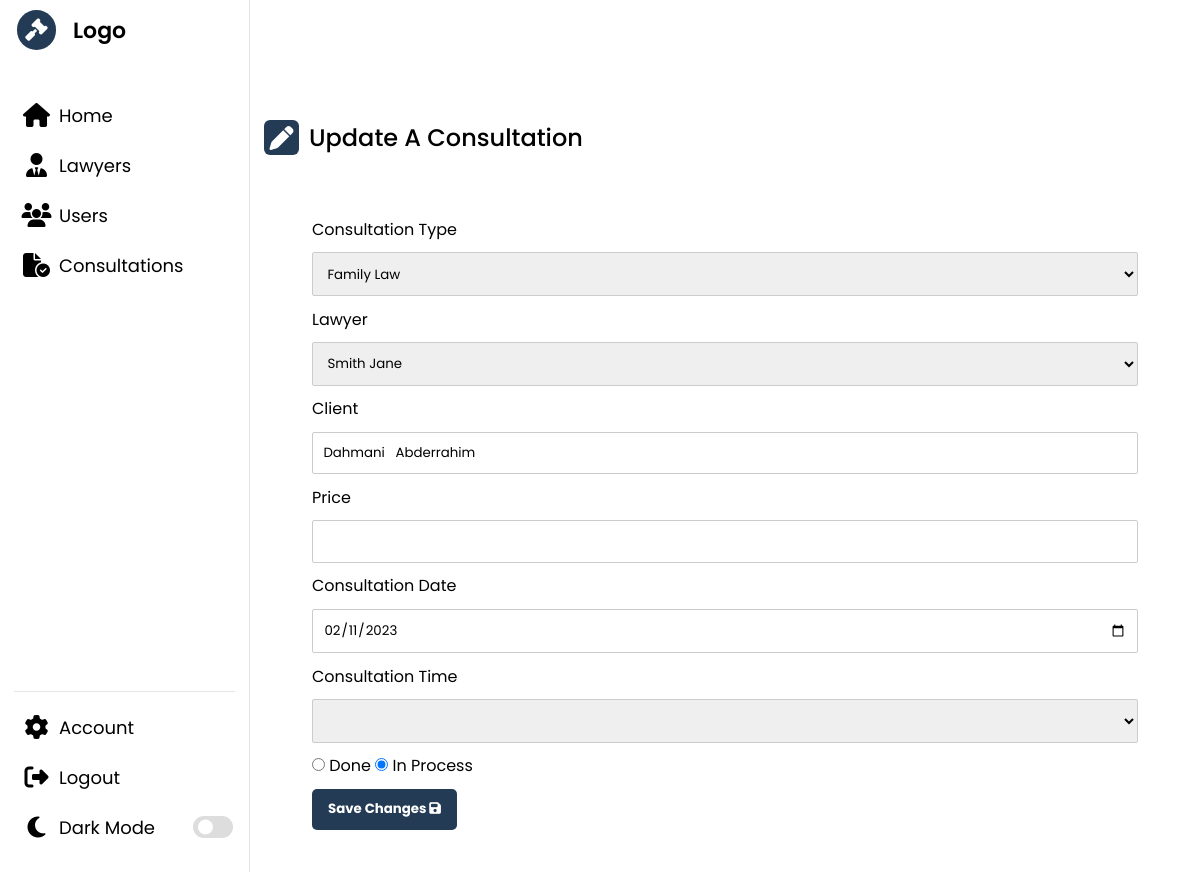
Page /admin/pages/consultation/update.php?idcon=4&idcli=2 (signed in) on the earlier database version.
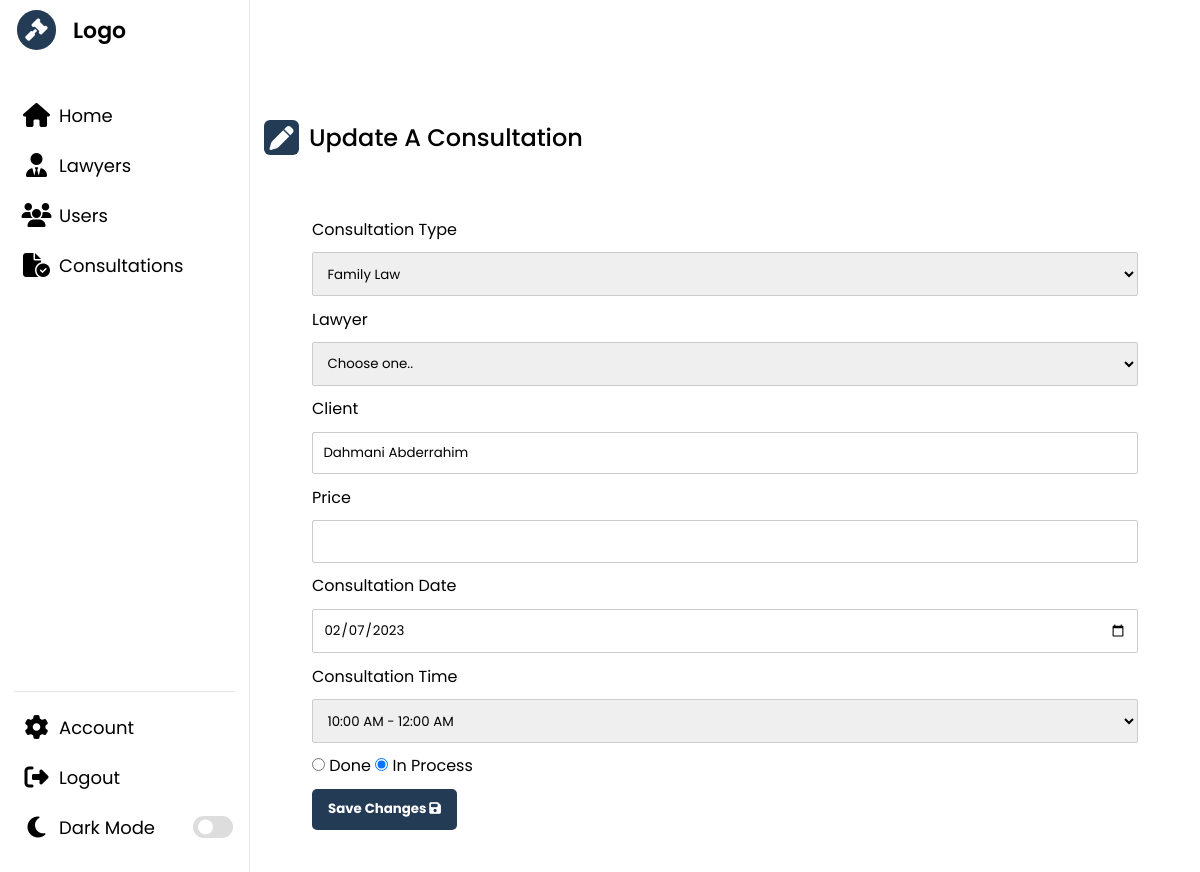
Same page on the later database version.
### tables this page shows
CREATE TABLE `avocat` (
  `idA` int(11) NOT NULL,
  `nomA` varchar(50) NOT NULL,
  `prenomA` varchar(50) NOT NULL,
  `specialite` varchar(50) NOT NULL,
  `photo` varchar(50) NOT NULL,
  `linkedin` varchar(50) NOT NULL,
  `mail` varchar(50) NOT NULL,
  `password` varchar(50) NOT NULL,
  `facebook` varchar(50) NOT NULL,
  `gender` varchar(50) NOT NULL
);

CREATE TABLE `consultationclient` (
  `idCon` int(11) NOT NULL,
  `idCli` int(11) NOT NULL,
  `isDone` tinyint(1) NOT NULL,
  `detail` text NOT NULL,
  `time` varchar(50) NOT NULL,
  `consultationDate` varchar(50) NOT NULL
);

### admin/pages/consultation/update.php (the view, shortened to what the changed rows need)
<!DOCTYPE html>
<html lang="en">
<head>
    <link rel="stylesheet" href="../../style.css" />
    <link rel="stylesheet" href="https://cdnjs.cloudflare.com/ajax/libs/font-awesome/6.2.1/css/all.min.css" />
</head>
<?php
if (isset($_SESSION['loggedAdmin']) && $_SESSION['loggedAdmin'] == true) {
?>
    <body>
        <?php
        include($_SERVER['DOCUMENT_ROOT'] . "/lawyerProject/admin/assets/headerA.php");
        ?>
        <section class="dashboard">
            <div class="dash-content">
                <div class="activity">
                    <div class="title">
                        <i class="fa-solid fa-pen"></i>
                        <span class="text">Update A Consultation</span>
                    </div>
                    <?php
                    if (isset($_GET['idcon']) && isset($_GET['idcli'])) {
                        $idcon = $_GET['idcon'];
                        $idcli = $_GET['idcli'];
                    }
                    ?>
                    <form action="https://localhost/lawyerProject/admin/pages/consultation/updateInfo.php?idcon=<?php echo $idcon; ?>&idcli=<?php echo $idcli; ?>" method="post" class="form">
                        <label>Consultation Type</label>
                        <select name="type" id="type">
                            <?php
                            $query = "select * from consultation where idC=$idcon";
                            $res = $conn->query($query);
                            $row = $res->fetch_assoc();
                            ?>
                            <option value="<?php echo $row['idC']; ?>"><?php echo $row['type']; ?></option>
                        </select>
                        <label>Lawyer</label>
                        <select name="lawyer" id="law">
                            <?php
                            $queryLawy = "SELECT  avocat.*
                        FROM consultation
                        JOIN consultationclient ON consultation.idC = consultationclient.idCon
                        JOIN consultationavocat ON consultation.idC = consultationavocat.idConA
                        JOIN avocat ON avocat.idA = consultationavocat.idAv
                        WHERE consultationavocat.idConA = " . $idcon . "
                        ";
                            $resLaw = $conn->query($queryLawy);
                            if ($resLaw->num_rows > 0) {
                                $rowL = $resLaw->fetch_assoc();
                            ?>
                                <option value="<?php echo $rowL['idA']; ?>">
                                    <?php echo  $rowL['nomA'] . " " . $rowL['prenomA']; ?>
                                </option>
                            <?php
                            } else {
                            ?>
                                <option value="">Choose one..</option>
                            <?php
                            }
                            ?>
                        </select>
                        <label>Client</label>
                        <?php
                        $query = "select * from client where idP=$idcli";
                        $res = $conn->query($query);
                        $row = $res->fetch_assoc()
                        ?>
                        <input type="text" name="userName" id="name" value="<?php echo $row['nomP'] . " " . $row['prenomP']; ?>" readonly />
                        <label for="price">Price</label>
                        <input type="text" name="price" id="price" readonly />
                        <label for="date">Consultation Date</label>
                        <?php
                        $sql = "SELECT consultationclient.consultationDate
                                FROM consultation
                                JOIN consultationclient ON consultation.idC = consultationclient.idCon
                                JOIN client ON consultationclient.idCli = client.idP
                                where idCon=$idcon and idCli=$idcli
                                ";
                        $result = $conn->query($sql);
                        $row = $result->fetch_assoc();
                        $dt = date_create($row['consultationDate']);
                        ?>
                        <input type="date" name="date" id="date" value="<?php echo $dt->format('Y-m-d'); ?>" />
                        <label for="time">Consultation Time</label>
                        <select name="time" id="time">
                            <?php
                            $sql = "SELECT consultationclient.time
                                FROM consultationclient
                                JOIN consultation ON consultationclient.idCon=consultation.idC
                                JOIN client ON consultationclient.idCli = client.idP
                                where idCon=$idcon and idCli=$idcli
                                ";
                            $result = $conn->query($sql);
                            $row = $result->fetch_assoc();
                            ?>
                            <option value="<?php echo $row['time']; ?>"><?php echo $row['time']; ?></option>
                            <option value="08:00 AM - 10:00 AM">08:00 AM - 10:00 AM</option>
                        </select>
                        <div class="radio-grp">
                            <?php
                            $sql = "SELECT consultationclient.isDone
                                FROM consultationclient
                                JOIN consultation ON consultationclient.idCon=consultation.idC
                                JOIN client ON consultationclient.idCli = client.idP
                                where idCon=$idcon and idCli=$idcli
                                ";
                            $result = $conn->query($sql);
                            $row = $result->fetch_assoc();
                            ?>
                            <input type="radio" id="done" name="status" value="1" <?php if ($row['isDone'] != 0) echo "checked"; ?> />
                            <label for="done">Done</label>
                            <input type="radio" id="inpro" name="status" value="0" <?php if ($row['isDone'] == 0) echo "checked"; ?> />
                            <label for="inpro">In Process</label>
                        </div>
                        <button type="submit" name="submit">
                            Save Changes
                            <i class="fa-solid fa-floppy-disk"></i>
                        </button>
                    </form>
                </div>
            </div>
        </section>
    </body>
<?php
} else {
    header("location:https://localhost/lawyerProject/admin/login.php");
}
?>
</html>

Differences in the rows shown:
no longer on this page (row unchanged): avocat: lawyer "Smith Jane"
added consultationclient: date "02/07/2023", time "10:00 AM - 12:00 AM", isDone "☐ Done", isDone "☑ In Process"
Other differences:
form field lawyer: (not shown) → "Choose one.."
form field date: "02/11/2023" → (not shown)
form field status: "☐ Done" → (not shown)
form field status: "☑ In Process" → (not shown)
